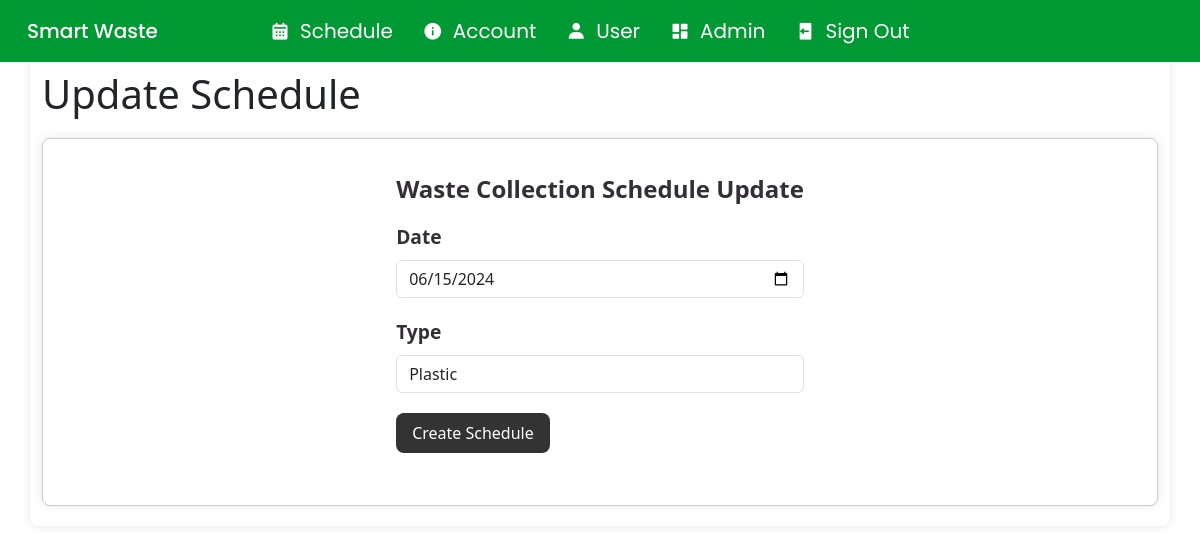
The page /user_dashboard/1/update (signed in) on the database as committed earlier.
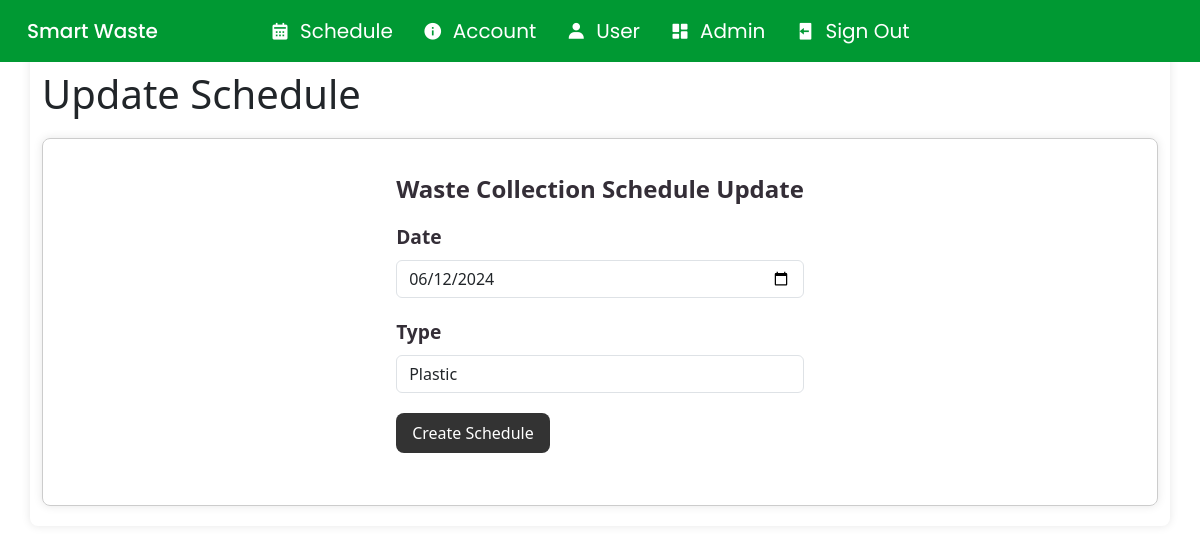
The same page on the database as committed later.
### app/models.py (models this page shows, shortened)
class Scheduling(db.Model):
    id = db.Column(db.Integer, primary_key=True, autoincrement=True)
    date = db.Column(db.DateTime, nullable=False)
    type = db.Column(db.String(50), nullable=False)
    user_id = db.Column(db.Integer, db.ForeignKey('user.id'), nullable=False)
    collected = db.Column(db.Boolean, nullable=False, default=False)

### app/routes.py (the view)
@app.route('/user_dashboard/<int:schedule_id>/update', methods=['GET', 'POST'])
@login_required
def update_schedule(schedule_id):
    schedule = Scheduling.query.get_or_404(schedule_id)
    form = Scheduling_form()
    if schedule.user_id != current_user.id:
        abort(403)
    if form.validate_on_submit():
        schedule.date = form.date.data
        schedule.type = form.type.data
        db.session.commit()
        flash('Schedule Updated', 'success')
        return redirect(url_for('user_dashboard'))
    elif request.method == 'GET':
        form.date.data = schedule.date
        form.type.data = schedule.type
    return render_template('update_schedule.html', user_schedule=schedule, form=form)

### app/forms.py
class Scheduling_form(FlaskForm):
    date = DateField('Date', format='%Y-%m-%d', validators=[DataRequired()], render_kw={"placeholder": "YYYY-MM-DD"})
    type = SelectField('Type', choices=[('plastic', 'Plastic'), ('paper', 'Paper'), ('metal', 'Metal'), ('glass', 'Glass'), ('all', 'All')], validators=[DataRequired()])
    submit = SubmitField('Create Schedule')

### app/models.py (called while the page is built)
@login_manager.user_loader
def load_user(user_id):
    return User.query.get(int(user_id))

### app/templates/update_schedule.html (shortened to what this page needs)
{% extends 'base.html' %} {% block content %}
<div class="container">
  <h1>Update Schedule</h1>
  <form method="POST" action="">
    <fieldset>
      <legend>Waste Collection Schedule Update</legend>
      <div class="form-group">
        {{ form.date.label(class="form-label") }} {{
        form.date(class="form-control") }}
      </div>
      <div class="form-group">
        {{ form.type.label(class="form-label") }} {{
        form.type(class="form-control") }}
      </div>
      <div class="form-group">{{ form.submit(class="btn btn-primary") }}</div>
    </fieldset>
  </form>
</div>
{% endblock %}

Rows that differ between the two databases and show on the page:
changed Scheduling "Plastic": date "06/15/2024" → "06/12/2024"
